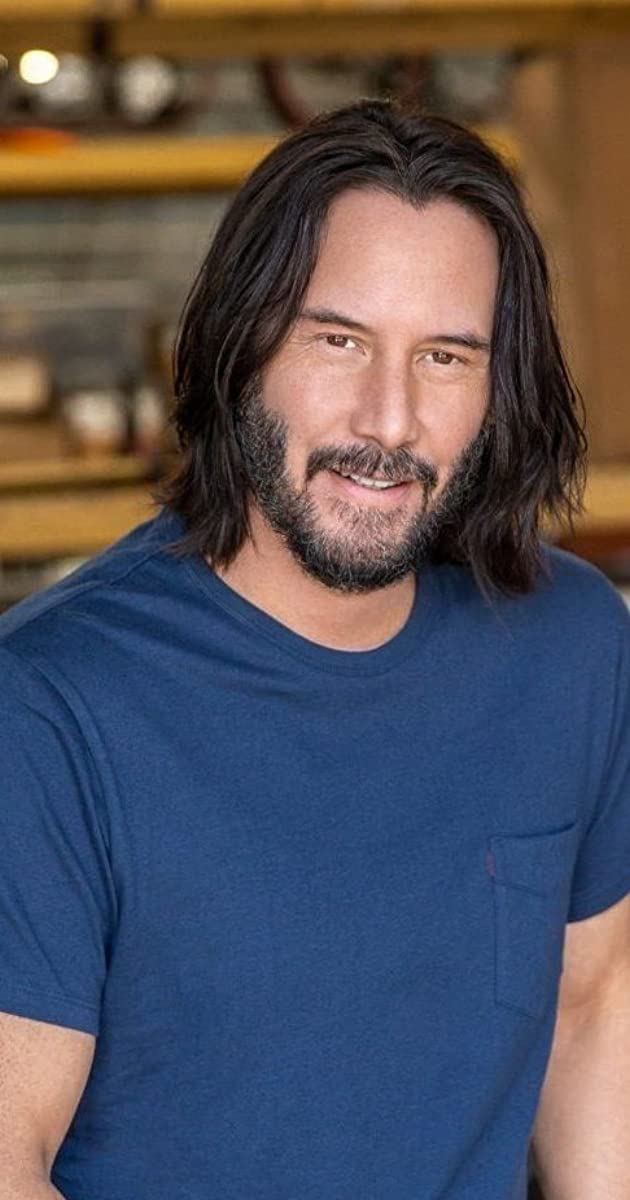
#> input picture lab2/breathtaking.jpg, 630 x 1200 px
$ python lab2.py
#> lines starting #> are read from the running program, lines starting #| are printed output that depends on the picture; after the words box and inside, x2 and y2 are one past the last pixel; in counts of white or black regions, pixels touching at a corner belong together
import numpy as np
import cv2

imageName = 'breathtaking.jpg'
src = cv2.imread(cv2.samples.findFile(imageName))
#> src is the input picture: shape (1200, 630, 3); mean B, G, R 89.4, 80.9, 84.4
src_gray = cv2.cvtColor(src, cv2.COLOR_BGR2GRAY)
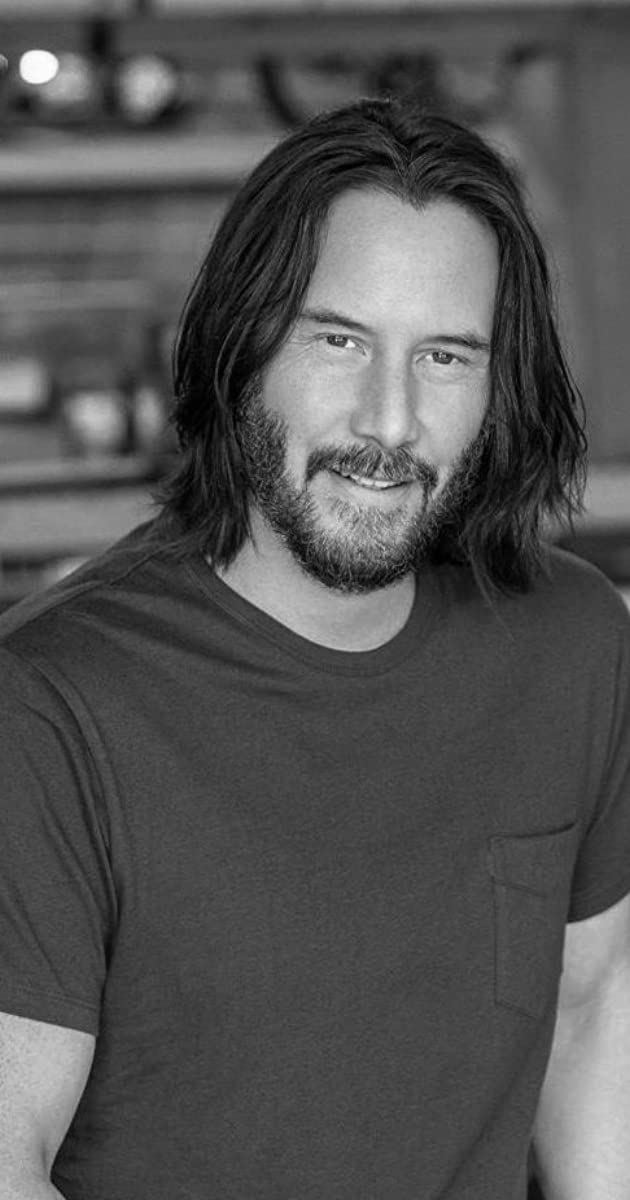
#> src_gray: shape (1200, 630); min 0, max 255, mean 82.9
ret, src_thresh = cv2.threshold(src_gray, 100, 200, cv2.THRESH_BINARY)
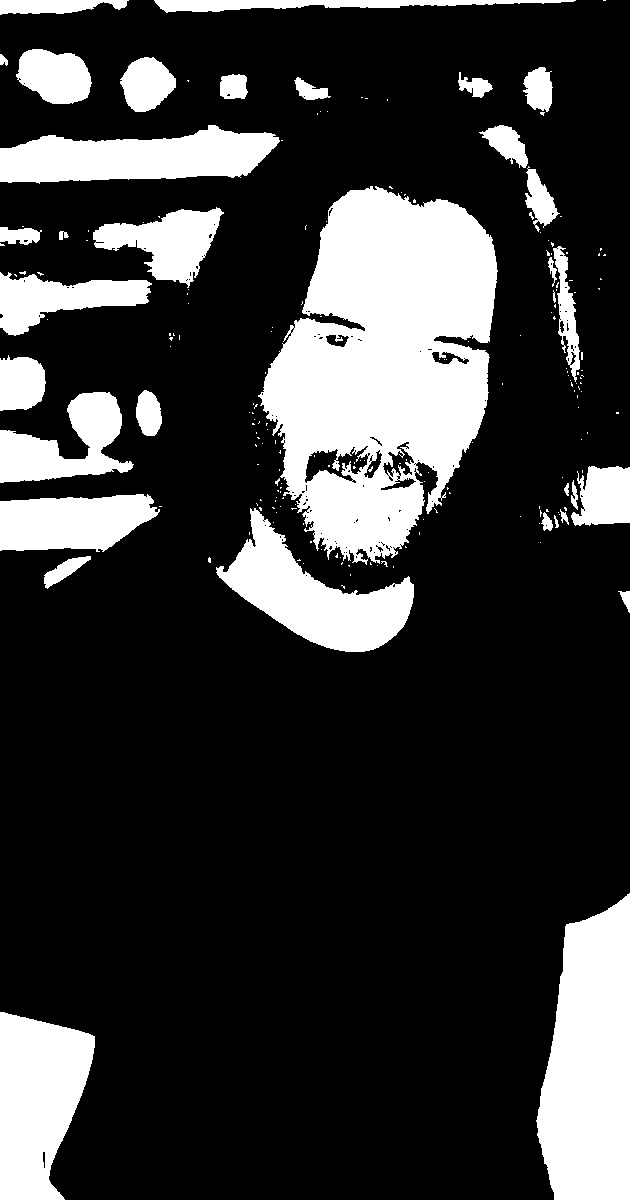
#> src_thresh: shape (1200, 630); values 0 (black) and 200 (white), 21.8% white; 201 white regions (166 under 20 px), largest, box (x1, y1, x2, y2) and area: (258, 186, 498, 565) 58636, (536, 893, 630, 1200) 22557, (0, 1012, 95, 1200) 13107

# Applying Homogeneous blur
cv2.imwrite('homo_blur_' + imageName, cv2.blur(src, (30, 30)))
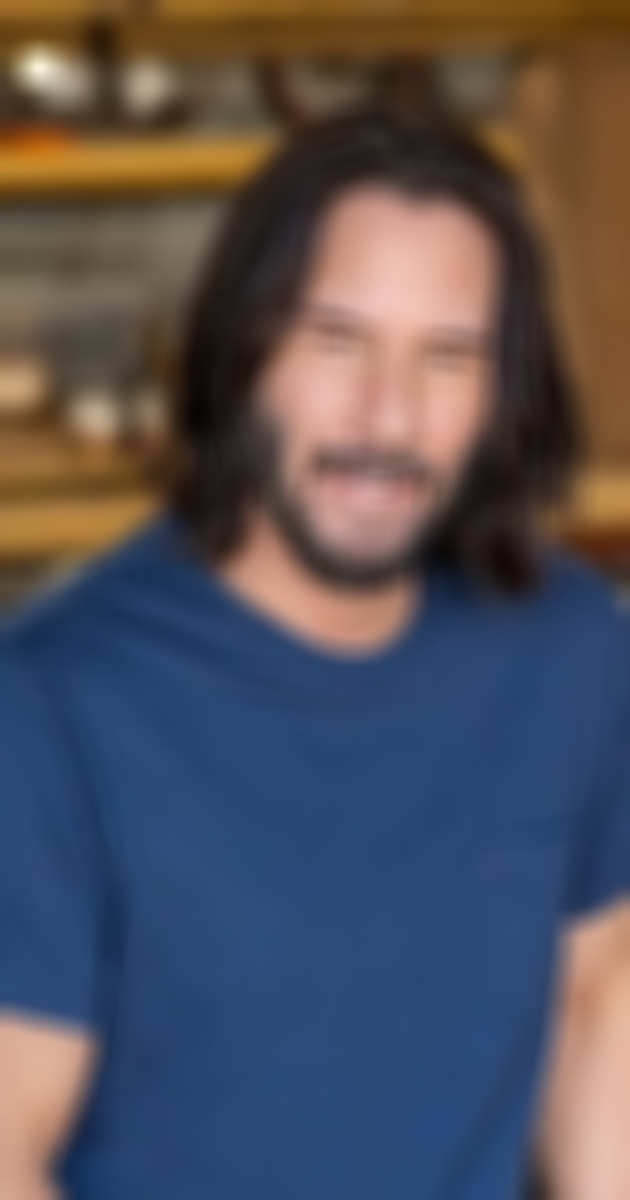
#> saved as homo_blur_breathtaking.jpg: shape (1200, 630, 3); mean B, G, R 89.4, 80.9, 84.3
# Applying Gaussian blur
cv2.imwrite('gauss_blur_' + imageName, cv2.GaussianBlur(src, (27, 27), 0))
# Applying Median blur
cv2.imwrite('median_blur_' + imageName, cv2.medianBlur(src, 25, 0))
# Applying Bilateral Filter
cv2.imwrite('bilateral_blur_' + imageName, cv2.bilateralFilter(src, 18, 18 * 2, 18 / 2))
# Applying 2D Convolution
cv2.imwrite('filter2D_' + imageName, cv2.filter2D(src, -1, np.ones((8, 8), np.float32) / 64))
# Applying 2D Sharpening Filter
cv2.imwrite('filter2D_' + imageName, cv2.filter2D(src, -1, np.array([[-1,-1,-1], [-1, 9,-1], [-1,-1,-1]])))
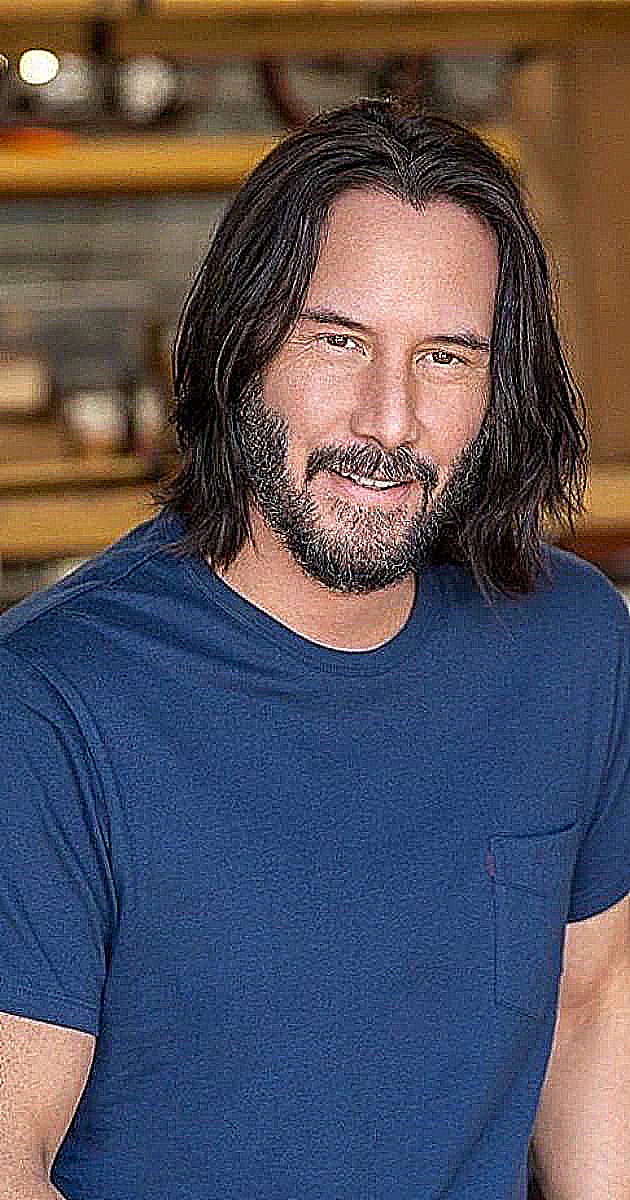
#> saved as filter2D_breathtaking.jpg: shape (1200, 630, 3); mean B, G, R 90.5, 81.8, 84.9
# Saving gray image
cv2.imwrite('gray_' + imageName, src_gray)
# Saving image in HSV
cv2.imwrite('HSV_' + imageName, cv2.cvtColor(src, cv2.COLOR_BGR2HSV))
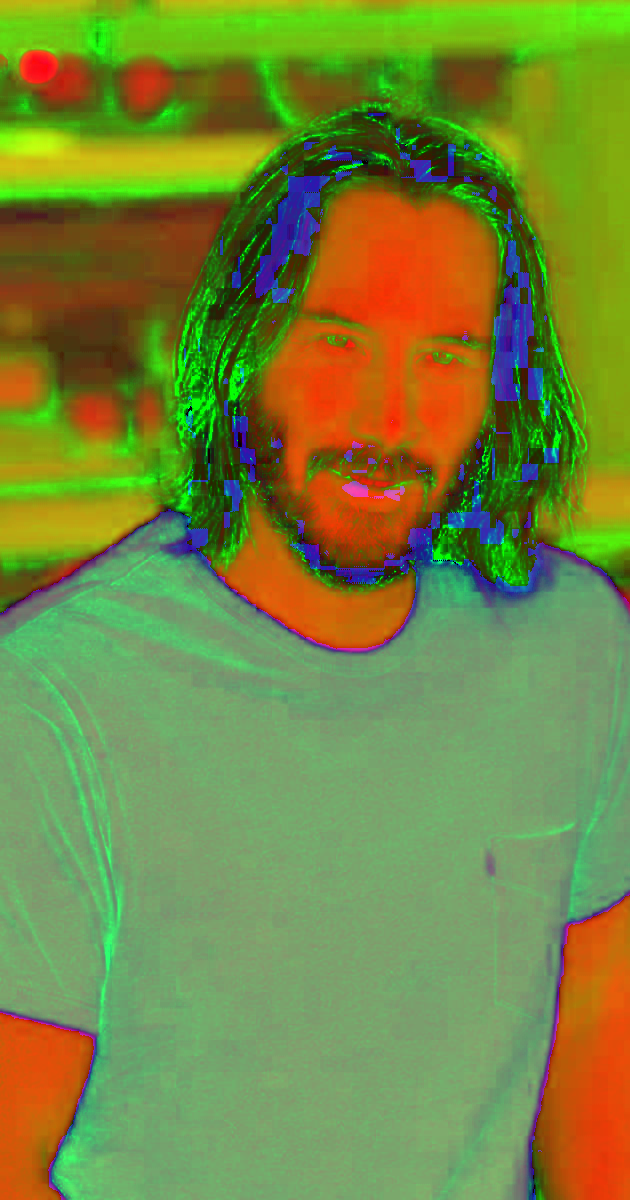
#> saved as HSV_breathtaking.jpg: shape (1200, 630, 3); mean B, G, R 61.2, 136.6, 117.7
# Threshed
cv2.imwrite('threshed_' + imageName, src_thresh)
# Adaptive Threshold
cv2.imwrite('adapt_thresh_' + imageName, cv2.adaptiveThreshold(src_gray, 255, cv2.ADAPTIVE_THRESH_GAUSSIAN_C, cv2.THRESH_BINARY, 11, 2))
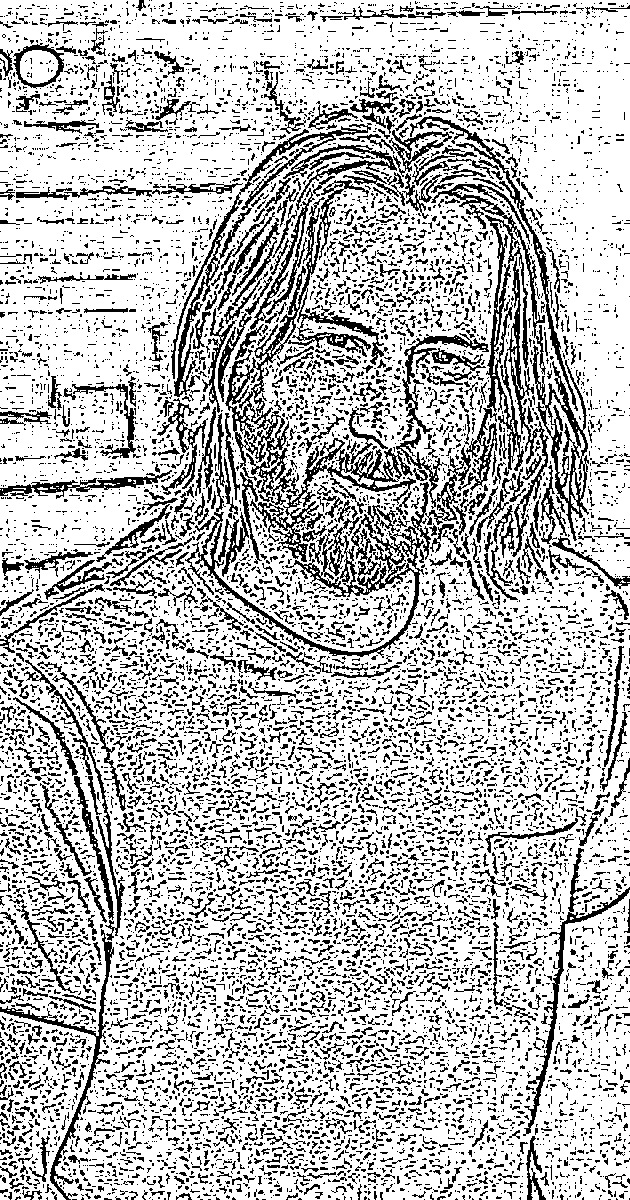
#> saved as adapt_thresh_breathtaking.jpg: shape (1200, 630); 74.8% white; black in thin lines or dots
